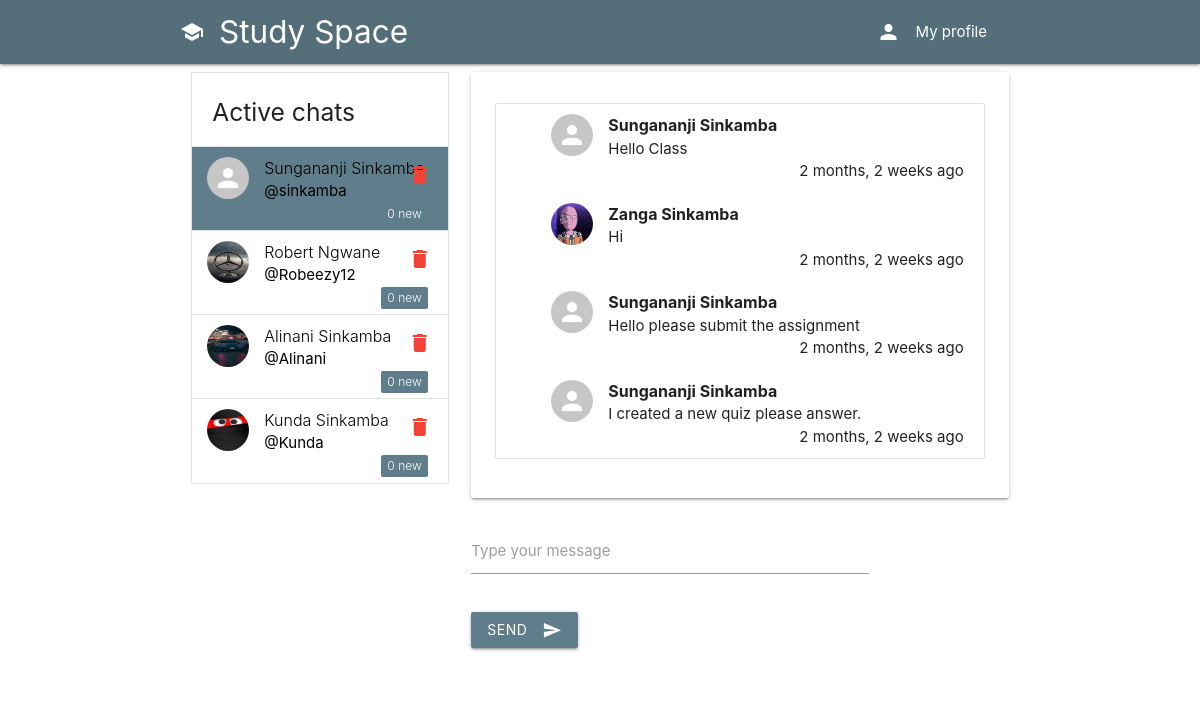
The app's page /direct/directs/sinkamba (signed in) with its own data.
### users/models.py (models this page shows, shortened)
class Profile(models.Model):
    user = models.OneToOneField(
        User, on_delete=models.CASCADE, related_name='profile')
    profile_info = models.TextField(max_length=150, null=True, blank=True)
    created = models.DateField(auto_now_add=True)
    picture = models.ImageField(
        upload_to=user_directory_path_profile, blank=True, null=True, verbose_name='Picture')
    banner = models.ImageField(
        upload_to=user_directory_path_banner, blank=True, null=True, verbose_name='Banner')

### direct/models.py (models this page shows, shortened)
class Message(models.Model):
    user = models.ForeignKey(User, on_delete=models.CASCADE, related_name='msg_user')
    sender = models.ForeignKey(User, on_delete=models.CASCADE, related_name='from_user')
    recipient = models.ForeignKey(User, on_delete=models.CASCADE, related_name='to_user')
    body = models.TextField(max_length=1000, blank=True, null=True)
    date = models.DateTimeField(auto_now_add=True)
    is_read = models.BooleanField(default=False)
    def get_messages(user):
        messages = Message.objects.filter(user=user).values('recipient').annotate(last=Max('date')).order_by('-last')
        users = []
        for message in messages:
            users.append({
                'user': User.objects.get(pk=message['recipient']),
                'last': message['last'],
                'unread': Message.objects.filter(user=user, recipient__pk=message['recipient'], is_read=False).count()
            })
        return users

### direct/views.py (the view)
# urls.py: path('directs/<username>', Directs, name='directs'),
@login_required
def Directs(request, username):
    user = request.user
    messages = Message.get_messages(user=request.user)
    active_direct = username
    directs = Message.objects.filter(user=user, recipient__username=username).order_by('-date')
    directs.update(is_read=True)
    for message in messages:
        if message['user'].username==username:
            message['unread'] = 0
    paginator_directs = Paginator(directs, 5)
    page_number_directs = request.GET.get('directspage')
    directs_data = paginator_directs.get_page(page_number_directs)
    context = {
        'directs': directs_data,
        'messages': messages,
        'active_direct': active_direct
    }
    return render(request, 'direct/direct.html', context)

### users/views.py (called while the page is built)
def SideNavInfo(request):
	user = request.user
	nav_profile = None
	if user.is_authenticated:
		nav_profile = Profile.objects.get(user=user)
	return {'nav_profile': nav_profile}

### direct/templates/direct/direct.html (shortened to what this page needs)
{% extends 'base.html' %}
{% load static %}
{% load humanize %}
{% block content %}
<div class="row container">
<div class="col s12 m4 ">
<ul class="collection with-header">
    <li class="collection-header">
        <h5>Active chats</h5>
    </li>
    {% for message in messages %}
    <a class="black-text light "href="{% url 'directs' message.user.username %}">
        <li class="collection-item avatar {% if active_direct == message.user.username %}active #546e7a blue-grey {% endif %}">
        {% if message.user.profile.picture %}
            <img src="{{ message.user.profile.picture.url }}" class="circle responsive-img">
        {% else %}
            <img src="{% static 'images/no_avatar.jpg' %}" class="circle responsive-img">
        {% endif %}
            <span class="title">{{ message.user.first_name }} {{ message.user.last_name }}</span>
            <p><b>@{{ message.user.username }}</b></p>
            <span class="new badge #546e7a blue-grey">{{ message.unread }}</span>
            <a href="" class="secondary-content red-text"><i class="material-icons">delete</i></a>
    </li>
    </a>
    {% endfor %}
</ul>
</div>
<div style="overflow-y: scroll;" class="col s12 m8">
    <div style="max-width: 600px;" class="card">
        <div class="card-content">
            <ol id="oldirects" style="list-style-type: none; display: flex; flex-direction: column-reverse;" class="collection">
            {% for direct in directs %}
                <li style="border-bottom: 0px;" class="collection-item avatar">
                    {% if direct.sender.profile.picture %}
                        <img src="{{ direct.sender.profile.picture.url }}" class="circle responsive-img">
                    {% else %}
                        <img src="{% static 'images/no_avatar.jpg' %}" class="circle responsive-img">
                    {% endif %}
                    <span class="title"><b>{{ direct.sender.first_name }} {{ direct.sender.last_name }}</b></span>
                    <p>{{ direct.body }}</p>
                    <p class="right-align">{{ direct.date | naturaltime }}</p>
                </li>
            {% endfor %}
            </ol>
        </div>
    </div>
    <div class="card-action">
        <div class="row">
            <form id="senddirectform" method="POST" action="{% url 'send-direct' %}">
                <div class="input-field col s9">
                    <input id="text" name="body" type="text" class="validate">
                    <label for="text">Type your message</label>
                  </div>
                  <div class="input-field col s9">
                  <button class="btn waves-effect waves-light #546e7a blue-grey" type="submit" name="action">Send
                    <i class="material-icons right ">send</i>
                  </button>
                </div>
            </form>
        </div>
    </div>
</div>
</div>
{% endblock %}

### records on screen
Message: sender.first_name "Sungananji", sender.last_name "Sinkamba", body "I created a new quiz please answer.", date "2 months, 2 weeks ago"
Message: sender.first_name "Sungananji", sender.last_name "Sinkamba", body "Hello please submit the assignment", date "2 months, 2 weeks ago"
Message: sender.profile.picture (placeholder picture), sender.first_name "Zanga", sender.last_name "Sinkamba", body "Hi", date "2 months, 2 weeks ago"
Message: sender.first_name "Sungananji", sender.last_name "Sinkamba", body "Hello Class", date "2 months, 2 weeks ago"

### other values on screen
{{ message.user.first_name }} "Sungananji"
{{ message.user.last_name }} "Sinkamba"
{{ message.user.username }} "sinkamba"
{{ message.unread }} "0"
{{ message.user.first_name }} "Robert"
{{ message.user.last_name }} "Ngwane"
{{ message.user.username }} "Robeezy12"
{{ message.user.first_name }} "Alinani"
{{ message.user.username }} "Alinani"
{{ message.user.first_name }} "Kunda"
{{ message.user.username }} "Kunda"
